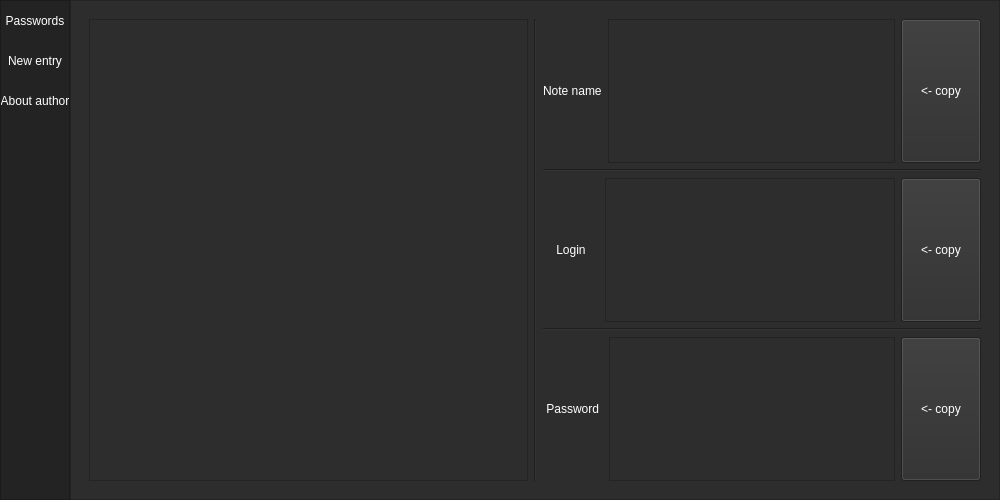
<?xml version="1.0" encoding="UTF-8"?>
<ui version="4.0">
 <class>MainWindow</class>
 <widget class="QMainWindow" name="MainWindow">
  <property name="geometry">
   <rect>
    <x>0</x>
    <y>0</y>
    <width>1000</width>
    <height>500</height>
   </rect>
  </property>
  <property name="minimumSize">
   <size>
    <width>1000</width>
    <height>500</height>
   </size>
  </property>
  <property name="windowTitle">
   <string>MainWindow</string>
  </property>
  <property name="styleSheet">
   <string notr="true">background-color: rgb(45, 45, 45);</string>
  </property>
  <widget class="QWidget" name="centralwidget">
   <layout class="QVBoxLayout" name="verticalLayout">
    <property name="spacing">
     <number>0</number>
    </property>
    <property name="leftMargin">
     <number>0</number>
    </property>
    <property name="topMargin">
     <number>0</number>
    </property>
    <property name="rightMargin">
     <number>0</number>
    </property>
    <property name="bottomMargin">
     <number>0</number>
    </property>
    <item>
     <widget class="QFrame" name="Content">
      <property name="frameShape">
       <enum>QFrame::NoFrame</enum>
      </property>
      <property name="frameShadow">
       <enum>QFrame::Raised</enum>
      </property>
      <layout class="QHBoxLayout" name="horizontalLayout_2">
       <property name="spacing">
        <number>0</number>
       </property>
       <property name="leftMargin">
        <number>0</number>
       </property>
       <property name="topMargin">
        <number>0</number>
       </property>
       <property name="rightMargin">
        <number>0</number>
       </property>
       <property name="bottomMargin">
        <number>0</number>
       </property>
       <item>
        <widget class="QFrame" name="frame_left_menu">
         <property name="minimumSize">
          <size>
           <width>70</width>
           <height>0</height>
          </size>
         </property>
         <property name="maximumSize">
          <size>
           <width>70</width>
           <height>16777215</height>
          </size>
         </property>
         <property name="styleSheet">
          <string notr="true">background-color: rgb(35, 35, 35);</string>
         </property>
         <property name="frameShape">
          <enum>QFrame::StyledPanel</enum>
         </property>
         <property name="frameShadow">
          <enum>QFrame::Raised</enum>
         </property>
         <layout class="QVBoxLayout" name="verticalLayout_3">
          <property name="leftMargin">
           <number>0</number>
          </property>
          <property name="topMargin">
           <number>0</number>
          </property>
          <property name="rightMargin">
           <number>0</number>
          </property>
          <property name="bottomMargin">
           <number>0</number>
          </property>
          <item alignment="Qt::AlignTop">
           <widget class="QFrame" name="frame_top_menus">
            <property name="frameShape">
             <enum>QFrame::NoFrame</enum>
            </property>
            <property name="frameShadow">
             <enum>QFrame::Raised</enum>
            </property>
            <layout class="QVBoxLayout" name="verticalLayout_4">
             <property name="spacing">
              <number>0</number>
             </property>
             <property name="leftMargin">
              <number>0</number>
             </property>
             <property name="topMargin">
              <number>0</number>
             </property>
             <property name="rightMargin">
              <number>0</number>
             </property>
             <property name="bottomMargin">
              <number>0</number>
             </property>
             <item>
              <widget class="QPushButton" name="btn_page_1">
               <property name="minimumSize">
                <size>
                 <width>0</width>
                 <height>40</height>
                </size>
               </property>
               <property name="styleSheet">
                <string notr="true">QPushButton {
	color: rgb(255, 255, 255);
	background-color: rgb(35, 35, 35);
	border: 0px solid;
}
QPushButton:hover {
	background-color: rgb(85, 170, 255);
}</string>
               </property>
               <property name="text">
                <string>Passwords</string>
               </property>
              </widget>
             </item>
             <item>
              <widget class="QPushButton" name="btn_page_2">
               <property name="minimumSize">
                <size>
                 <width>0</width>
                 <height>40</height>
                </size>
               </property>
               <property name="styleSheet">
                <string notr="true">QPushButton {
	color: rgb(255, 255, 255);
	background-color: rgb(35, 35, 35);
	border: 0px solid;
}
QPushButton:hover {
	background-color: rgb(85, 170, 255);
}</string>
               </property>
               <property name="text">
                <string>New entry</string>
               </property>
              </widget>
             </item>
             <item>
              <widget class="QPushButton" name="btn_page_3">
               <property name="minimumSize">
                <size>
                 <width>0</width>
                 <height>40</height>
                </size>
               </property>
               <property name="styleSheet">
                <string notr="true">QPushButton {
	color: rgb(255, 255, 255);
	background-color: rgb(35, 35, 35);
	border: 0px solid;
}
QPushButton:hover {
	background-color: rgb(85, 170, 255);
}</string>
               </property>
               <property name="text">
                <string>About author</string>
               </property>
              </widget>
             </item>
            </layout>
           </widget>
          </item>
         </layout>
        </widget>
       </item>
       <item>
        <widget class="QFrame" name="frame_pages">
         <property name="frameShape">
          <enum>QFrame::StyledPanel</enum>
         </property>
         <property name="frameShadow">
          <enum>QFrame::Raised</enum>
         </property>
         <layout class="QVBoxLayout" name="verticalLayout_5">
          <item>
           <widget class="QStackedWidget" name="stackedWidget">
            <property name="currentIndex">
             <number>1</number>
            </property>
            <widget class="QWidget" name="page_2">
             <layout class="QVBoxLayout" name="verticalLayout_7">
              <item>
               <layout class="QHBoxLayout" name="horizontalLayout_3">
                <item>
                 <widget class="QLabel" name="note_name">
                  <property name="styleSheet">
                   <string notr="true">color: rgb(255, 255, 255);
font: 75 16pt &quot;MS Shell Dlg 2&quot;;</string>
                  </property>
                  <property name="text">
                   <string>Note name</string>
                  </property>
                 </widget>
                </item>
                <item>
                 <widget class="QTextEdit" name="note_name_text">
                  <property name="accessibleDescription">
                   <string/>
                  </property>
                  <property name="layoutDirection">
                   <enum>Qt::LeftToRight</enum>
                  </property>
                  <property name="styleSheet">
                   <string notr="true">color: rgb(255, 255, 255);
font: 22pt &quot;Nirmala UI&quot;;</string>
                  </property>
                  <property name="inputMethodHints">
                   <set>Qt::ImhMultiLine</set>
                  </property>
                  <property name="verticalScrollBarPolicy">
                   <enum>Qt::ScrollBarAlwaysOff</enum>
                  </property>
                  <property name="readOnly">
                   <bool>false</bool>
                  </property>
                  <property name="html">
                   <string>&lt;!DOCTYPE HTML PUBLIC &quot;-//W3C//DTD HTML 4.0//EN&quot; &quot;http://www.w3.org/TR/REC-html40/strict.dtd&quot;&gt;
&lt;html&gt;&lt;head&gt;&lt;meta name=&quot;qrichtext&quot; content=&quot;1&quot; /&gt;&lt;style type=&quot;text/css&quot;&gt;
p, li { white-space: pre-wrap; }
&lt;/style&gt;&lt;/head&gt;&lt;body style=&quot; font-family:'Nirmala UI'; font-size:22pt; font-weight:400; font-style:normal;&quot;&gt;
&lt;p style=&quot;-qt-paragraph-type:empty; margin-top:0px; margin-bottom:0px; margin-left:0px; margin-right:0px; -qt-block-indent:0; text-indent:0px;&quot;&gt;&lt;br /&gt;&lt;/p&gt;&lt;/body&gt;&lt;/html&gt;</string>
                  </property>
                  <property name="textInteractionFlags">
                   <set>Qt::LinksAccessibleByKeyboard|Qt::LinksAccessibleByMouse|Qt::TextBrowserInteraction|Qt::TextEditable|Qt::TextEditorInteraction|Qt::TextSelectableByKeyboard|Qt::TextSelectableByMouse</set>
                  </property>
                  <property name="placeholderText">
                   <string>Input here</string>
                  </property>
                 </widget>
                </item>
               </layout>
              </item>
              <item>
               <widget class="Line" name="line_4">
                <property name="orientation">
                 <enum>Qt::Horizontal</enum>
                </property>
               </widget>
              </item>
              <item>
               <layout class="QHBoxLayout" name="horizontalLayout_4">
                <item>
                 <widget class="QLabel" name="login_name">
                  <property name="styleSheet">
                   <string notr="true">color: rgb(255, 255, 255);
font: 75 16pt &quot;MS Shell Dlg 2&quot;;</string>
                  </property>
                  <property name="text">
                   <string>    Login    </string>
                  </property>
                 </widget>
                </item>
                <item>
                 <widget class="QTextEdit" name="login_text">
                  <property name="styleSheet">
                   <string notr="true">color: rgb(255, 255, 255);
font: 22pt &quot;Nirmala UI&quot;;</string>
                  </property>
                  <property name="placeholderText">
                   <string>Input here</string>
                  </property>
                 </widget>
                </item>
               </layout>
              </item>
              <item>
               <widget class="Line" name="line_5">
                <property name="orientation">
                 <enum>Qt::Horizontal</enum>
                </property>
               </widget>
              </item>
              <item>
               <layout class="QHBoxLayout" name="horizontalLayout_5">
                <item>
                 <widget class="QLabel" name="password_name">
                  <property name="styleSheet">
                   <string notr="true">color: rgb(255, 255, 255);
font: 75 16pt &quot;MS Shell Dlg 2&quot;;</string>
                  </property>
                  <property name="text">
                   <string> Password </string>
                  </property>
                 </widget>
                </item>
                <item>
                 <widget class="QTextEdit" name="password_text">
                  <property name="styleSheet">
                   <string notr="true">color: rgb(255, 255, 255);
font: 22pt &quot;Nirmala UI&quot;;</string>
                  </property>
                  <property name="placeholderText">
                   <string>Input here</string>
                  </property>
                 </widget>
                </item>
               </layout>
              </item>
              <item>
               <layout class="QVBoxLayout" name="verticalLayout_9">
                <item>
                 <widget class="QPushButton" name="btn_new_entry">
                  <property name="styleSheet">
                   <string notr="true">color: rgb(0, 0, 0);
background-color: rgb(100, 100, 100);
font: 75 12pt &quot;MS Shell Dlg 2&quot;;</string>
                  </property>
                  <property name="text">
                   <string>Save data</string>
                  </property>
                 </widget>
                </item>
               </layout>
              </item>
             </layout>
            </widget>
            <widget class="QWidget" name="page_1">
             <layout class="QVBoxLayout" name="verticalLayout_6">
              <item>
               <layout class="QHBoxLayout" name="horizontalLayout">
                <item>
                 <widget class="QListWidget" name="listWidget">
                  <property name="styleSheet">
                   <string notr="true">color: rgb(255, 255, 255);
font: 75 16pt &quot;MS Shell Dlg 2&quot;;</string>
                  </property>
                 </widget>
                </item>
                <item>
                 <widget class="Line" name="line">
                  <property name="styleSheet">
                   <string notr="true"/>
                  </property>
                  <property name="orientation">
                   <enum>Qt::Vertical</enum>
                  </property>
                 </widget>
                </item>
                <item>
                 <layout class="QVBoxLayout" name="verticalLayout_10">
                  <item>
                   <layout class="QHBoxLayout" name="horizontalLayout_8">
                    <item>
                     <widget class="QLabel" name="label_4">
                      <property name="styleSheet">
                       <string notr="true">color: rgb(255, 255, 255);
font: 75 16pt &quot;MS Shell Dlg 2&quot;;</string>
                      </property>
                      <property name="text">
                       <string>Note name</string>
                      </property>
                     </widget>
                    </item>
                    <item>
                     <widget class="QTextEdit" name="note_name_out">
                      <property name="styleSheet">
                       <string notr="true">color: rgb(255, 255, 255);
font: 75 16pt &quot;MS Shell Dlg 2&quot;;</string>
                      </property>
                     </widget>
                    </item>
                    <item>
                     <widget class="QPushButton" name="copy_note_name">
                      <property name="sizePolicy">
                       <sizepolicy hsizetype="Minimum" vsizetype="Minimum">
                        <horstretch>0</horstretch>
                        <verstretch>0</verstretch>
                       </sizepolicy>
                      </property>
                      <property name="styleSheet">
                       <string notr="true">color: rgb(255, 255, 255);
font: 75 16pt &quot;MS Shell Dlg 2&quot;;</string>
                      </property>
                      <property name="text">
                       <string>&lt;- copy</string>
                      </property>
                     </widget>
                    </item>
                   </layout>
                  </item>
                  <item>
                   <widget class="Line" name="line_3">
                    <property name="orientation">
                     <enum>Qt::Horizontal</enum>
                    </property>
                   </widget>
                  </item>
                  <item>
                   <layout class="QHBoxLayout" name="horizontalLayout_6">
                    <item>
                     <widget class="QLabel" name="label_2">
                      <property name="styleSheet">
                       <string notr="true">color: rgb(255, 255, 255);
font: 75 16pt &quot;MS Shell Dlg 2&quot;;</string>
                      </property>
                      <property name="text">
                       <string>    Login    </string>
                      </property>
                     </widget>
                    </item>
                    <item>
                     <widget class="QTextEdit" name="login_out">
                      <property name="styleSheet">
                       <string notr="true">color: rgb(255, 255, 255);
font: 75 16pt &quot;MS Shell Dlg 2&quot;;</string>
                      </property>
                     </widget>
                    </item>
                    <item>
                     <widget class="QPushButton" name="copy_login">
                      <property name="sizePolicy">
                       <sizepolicy hsizetype="Minimum" vsizetype="Minimum">
                        <horstretch>0</horstretch>
                        <verstretch>0</verstretch>
                       </sizepolicy>
                      </property>
                      <property name="styleSheet">
                       <string notr="true">color: rgb(255, 255, 255);
font: 75 16pt &quot;MS Shell Dlg 2&quot;;</string>
                      </property>
                      <property name="text">
                       <string>&lt;- copy</string>
                      </property>
                     </widget>
                    </item>
                   </layout>
                  </item>
                  <item>
                   <widget class="Line" name="line_2">
                    <property name="orientation">
                     <enum>Qt::Horizontal</enum>
                    </property>
                   </widget>
                  </item>
                  <item>
                   <layout class="QHBoxLayout" name="horizontalLayout_7">
                    <item>
                     <widget class="QLabel" name="label_3">
                      <property name="styleSheet">
                       <string notr="true">color: rgb(255, 255, 255);
font: 75 16pt &quot;MS Shell Dlg 2&quot;;</string>
                      </property>
                      <property name="text">
                       <string> Password </string>
                      </property>
                     </widget>
                    </item>
                    <item>
                     <widget class="QTextEdit" name="password_out">
                      <property name="styleSheet">
                       <string notr="true">color: rgb(255, 255, 255);
font: 75 16pt &quot;MS Shell Dlg 2&quot;;</string>
                      </property>
                     </widget>
                    </item>
                    <item>
                     <widget class="QPushButton" name="copy_password">
                      <property name="sizePolicy">
                       <sizepolicy hsizetype="Minimum" vsizetype="Minimum">
                        <horstretch>0</horstretch>
                        <verstretch>0</verstretch>
                       </sizepolicy>
                      </property>
                      <property name="styleSheet">
                       <string notr="true">color: rgb(255, 255, 255);
font: 75 16pt &quot;MS Shell Dlg 2&quot;;</string>
                      </property>
                      <property name="text">
                       <string>&lt;- copy</string>
                      </property>
                     </widget>
                    </item>
                   </layout>
                  </item>
                 </layout>
                </item>
               </layout>
              </item>
             </layout>
            </widget>
            <widget class="QWidget" name="page_3">
             <layout class="QVBoxLayout" name="verticalLayout_8">
              <item>
               <widget class="QLabel" name="label">
                <property name="font">
                 <font>
                  <pointsize>40</pointsize>
                 </font>
                </property>
                <property name="styleSheet">
                 <string notr="true">color: #FFF;</string>
                </property>
                <property name="text">
                 <string>None now</string>
                </property>
                <property name="alignment">
                 <set>Qt::AlignCenter</set>
                </property>
               </widget>
              </item>
             </layout>
            </widget>
           </widget>
          </item>
         </layout>
        </widget>
       </item>
      </layout>
     </widget>
    </item>
   </layout>
  </widget>
 </widget>
 <resources/>
 <connections/>
</ui>
